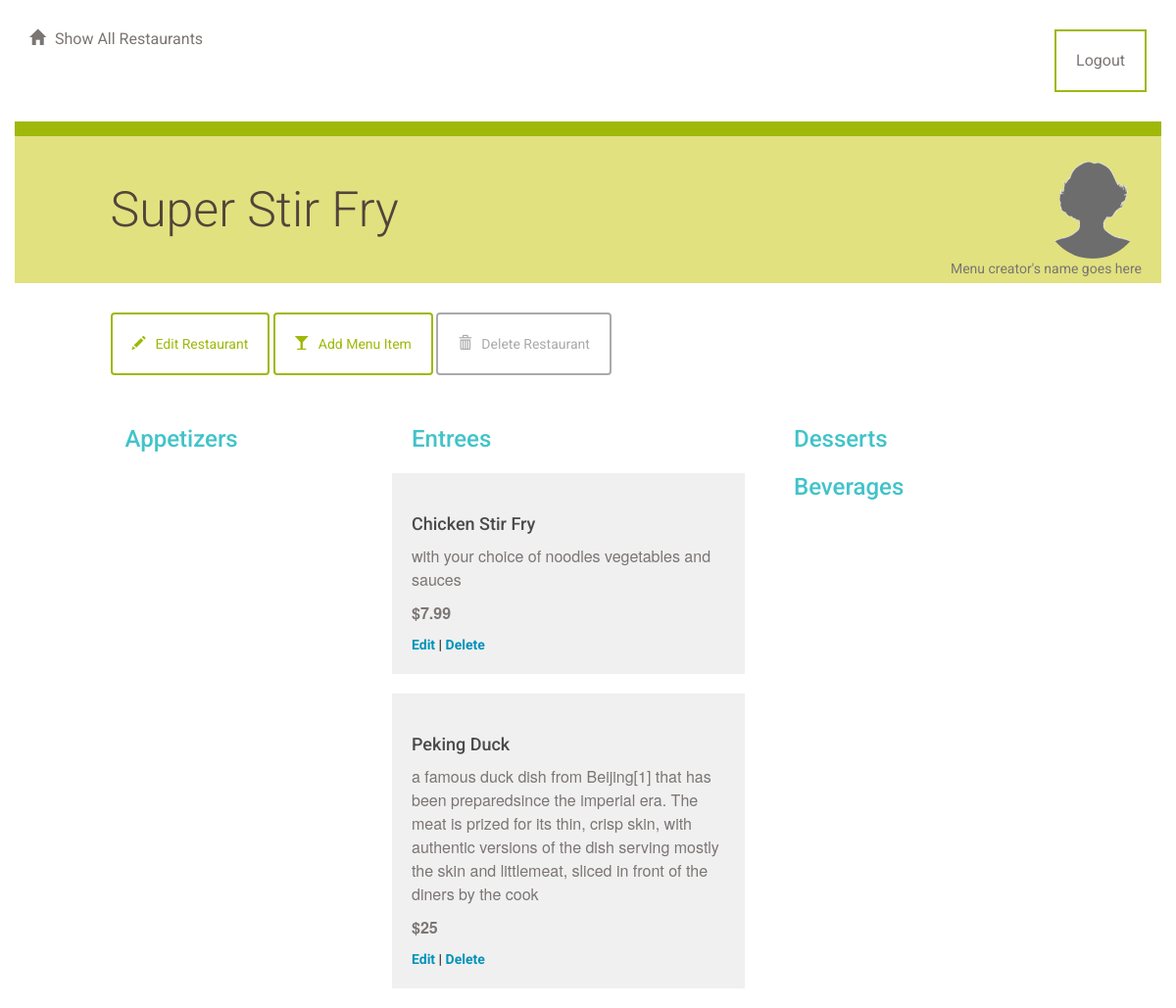
The app's page /restaurant/2/menu/ with its own data.
### database_setup.py (models this page shows, shortened)
class Restaurant(Base):
    __tablename__ = 'restaurant'
    id = Column(Integer, primary_key=True)
    name = Column(String(250), nullable=False)
    email = Column(String(250), nullable=False)
    menu_item = relationship('MenuItem', cascade='all, delete-orphan')

class MenuItem(Base):
    __tablename__ = 'menu_item'
    name = Column(String(80), nullable=False)
    id = Column(Integer, primary_key=True)
    description = Column(String(250))
    price = Column(String(8))
    course = Column(String(250))
    restaurant_id = Column(Integer, ForeignKey('restaurant.id'))
    email = Column(String(250), nullable=False)
    restaurant = relationship(Restaurant)

### project.py (the view)
@app.route('/restaurant/<int:restaurant_id>/')
@app.route('/restaurant/<int:restaurant_id>/menu/')
def showMenu(restaurant_id):
    restaurant = session.query(Restaurant).filter_by(id=restaurant_id).one()
    items = session.query(MenuItem).filter_by(restaurant_id=restaurant_id).all()
    return render_template('menu.html', items=items, restaurant=restaurant)

### templates/menu.html (shortened to what this page needs)
{% extends "main.html" %}
{% block content %}
{% include "header.html" %}
	<div class="row divider green">
		<div class="col-md-12"></div>
	</div>
	<div class="row banner menu">
		<div class="col-md-11 col-md-offset-1 padding-none">
			<h1>{{ restaurant.name }}
			<figure class="creator">
				<img src="{{ url_for('static', filename='blank_user.gif') }}">
				<figcaption>Menu creator's name goes here</figcaption>
			</figure>
			</h1>
		</div>
	</div>
	<div class="row padding-top padding-bottom">
		<div class="col-md-1"></div>
		<div class="col-md-11 padding-none">
			<a href="{{url_for('editRestaurant', restaurant_id = restaurant.id )}}">
				<button class="btn btn-default" id="new-menu-item">
					<span class="glyphicon glyphicon-pencil" aria-hidden="true"></span>Edit Restaurant
				</button>
			</a>
			<a href="{{url_for('newMenuItem', restaurant_id = restaurant.id )}}">
				<button class="btn btn-default" id="new-menu-item">
					<span class="glyphicon glyphicon-glass" aria-hidden="true"></span>Add Menu Item
				</button>
			</a>
		        <a href="{{url_for('deleteRestaurant', restaurant_id = restaurant.id )}}">
			    <button class="btn btn-default delete" id="delete-restaurant">
				<span class="glyphicon glyphicon-trash" aria-hidden="true"></span>Delete Restaurant
			    </button>
			</a>
		</div>
		<div class="col-md-7"></div>
	</div>
	{% if items !=[] %}
		<div class="row">
			<div class="col-md-1"></div>
			<div class="col-md-3">
				<h2>Appetizers</h2>
			</div>
			<div class="col-md-4">
				<h2>Entrees</h2>
					{% for i in items %}
						{% if i.course == 'Entree' %}
						<div class="menu-item">
							<h3>{{i.name}}</h3>
							<p>{{i.description}}</p>
							<p class="menu-price">{{i.price}}</p>
							<a href='{{url_for('editMenuItem', restaurant_id = restaurant.id, menu_id=i.id ) }}'>Edit</a> |
							<a href='{{url_for('deleteMenuItem', restaurant_id = restaurant.id, menu_id=i.id ) }}'>Delete</a>
						</div>
						{% endif %}
					{% endfor %}
			</div>
			<div class="col-md-3">
				<h2>Desserts</h2>
				<h2>Beverages</h2>
			</div>
			<div class="col-md-1"></div>
		</div>
	{% endif %}
{% endblock %}

### static/styles.css (style rules this page uses)
* { font-family: "Helvetica Neue Bold", Roboto, Helvetica, Arial, sans-serif; font-weight: 700; }
h1 { font-family: "Helvetica Neue Light", Roboto, Helvetica, Arial, sans-serif; font-size: 50px; color: #51453B; line-height: 60px; font-weight: 300; }
h2 { font-size: 24px; color: #42C3C9; line-height: 29px; }
h3 { font-size: 18px; color: #4A4A4A; line-height: 23px; }
p { font-family: "Helvetica Neue", Roboto, Helvetica, Arial, sans-serif; font-size: 16px; color: #7B7573; line-height: 24px; font-weight: 400; }
a { font-size: 14px; color: #0093B9; line-height: 17px; }
.padding-top { padding-top: 30px; }
.padding-bottom { padding-bottom: 30px; }
.padding-none { padding: 0; }
.btn { padding: 20px; margin: 0; border-color: #9FB80A; border-width: 2px; color: #9FB80A;; }
.btn.delete { border-color: #aaaaaa; color: #aaaaaa; }
.glyphicon { margin-right: 10px; }
.divider { height: 15px; }
.divider.green { background-color: #9FB80A; }
.banner.menu { height: 150px; background-color: #E1E17F; }
.banner h1 { margin: 45px 0; }
.menu-item { background: #F0F0F0; padding: 20px; margin: 20px; margin-left: -20px; }
.menu-price { font-weight: 700; }
.creator { padding-right: 20px; margin-top: -20px; text-align: right; float:right; }
.creator img { width: 100px; border-radius: 50%; }
.creator figcaption { font-size: 14px; color: #7B7573; font-weight: 400; margin-top: -20px; }

### records on screen
Restaurant: name "Super Stir Fry"
MenuItem: name "Chicken Stir Fry", description "with your choice of noodles vegetables and sauces", price "$7.99"
MenuItem: name "Peking Duck", description "a famous duck dish from Beijing[1] that has been preparedsince the imperial era. The meat is prized for its thin, crisp skin, with authentic versions of the dish serving mostly the skin and littlemeat, sliced in front of the diners by the cook", price "$25"
